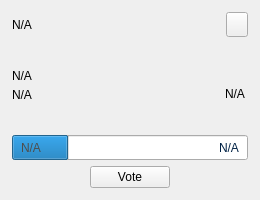
<?xml version="1.0" encoding="UTF-8"?>
<ui version="4.0">
 <class>ProposalCard</class>
 <widget class="QWidget" name="ProposalCard">
  <property name="geometry">
   <rect>
    <x>0</x>
    <y>0</y>
    <width>260</width>
    <height>200</height>
   </rect>
  </property>
  <property name="sizePolicy">
   <sizepolicy hsizetype="MinimumExpanding" vsizetype="MinimumExpanding">
    <horstretch>0</horstretch>
    <verstretch>0</verstretch>
   </sizepolicy>
  </property>
  <property name="minimumSize">
   <size>
    <width>260</width>
    <height>200</height>
   </size>
  </property>
  <property name="maximumSize">
   <size>
    <width>330</width>
    <height>200</height>
   </size>
  </property>
  <layout class="QVBoxLayout" name="verticalLayout_1">
   <property name="spacing">
    <number>0</number>
   </property>
   <property name="leftMargin">
    <number>0</number>
   </property>
   <property name="topMargin">
    <number>0</number>
   </property>
   <property name="rightMargin">
    <number>0</number>
   </property>
   <property name="bottomMargin">
    <number>0</number>
   </property>
   <item>
    <widget class="QWidget" name="card" native="true">
     <property name="sizePolicy">
      <sizepolicy hsizetype="Preferred" vsizetype="Minimum">
       <horstretch>0</horstretch>
       <verstretch>0</verstretch>
      </sizepolicy>
     </property>
     <property name="minimumSize">
      <size>
       <width>0</width>
       <height>200</height>
      </size>
     </property>
     <property name="styleSheet">
      <string notr="true"/>
     </property>
     <layout class="QVBoxLayout" name="verticalLayout_2" stretch="4,4,2,4">
      <property name="leftMargin">
       <number>12</number>
      </property>
      <property name="topMargin">
       <number>12</number>
      </property>
      <property name="rightMargin">
       <number>12</number>
      </property>
      <property name="bottomMargin">
       <number>12</number>
      </property>
      <item>
       <layout class="QHBoxLayout" name="horizontalLayout_1">
        <property name="spacing">
         <number>0</number>
        </property>
        <item>
         <widget class="QLabel" name="labelPropName">
          <property name="text">
           <string notr="true">N/A</string>
          </property>
         </widget>
        </item>
        <item>
         <spacer name="horizontalSpacer_1">
          <property name="orientation">
           <enum>Qt::Horizontal</enum>
          </property>
          <property name="sizeHint" stdset="0">
           <size>
            <width>40</width>
            <height>20</height>
           </size>
          </property>
         </spacer>
        </item>
        <item>
         <widget class="QPushButton" name="btnLink">
          <property name="sizePolicy">
           <sizepolicy hsizetype="Fixed" vsizetype="Fixed">
            <horstretch>0</horstretch>
            <verstretch>0</verstretch>
           </sizepolicy>
          </property>
          <property name="maximumSize">
           <size>
            <width>22</width>
            <height>25</height>
           </size>
          </property>
          <property name="cursor">
           <cursorShape>PointingHandCursor</cursorShape>
          </property>
          <property name="focusPolicy">
           <enum>Qt::NoFocus</enum>
          </property>
          <property name="text">
           <string/>
          </property>
         </widget>
        </item>
       </layout>
      </item>
      <item>
       <widget class="QWidget" name="widget" native="true">
        <layout class="QHBoxLayout" name="horizontalLayout_2">
         <property name="spacing">
          <number>0</number>
         </property>
         <property name="leftMargin">
          <number>0</number>
         </property>
         <property name="topMargin">
          <number>0</number>
         </property>
         <property name="rightMargin">
          <number>0</number>
         </property>
         <property name="bottomMargin">
          <number>0</number>
         </property>
         <item>
          <widget class="QWidget" name="containerAmount" native="true">
           <property name="sizePolicy">
            <sizepolicy hsizetype="Preferred" vsizetype="Fixed">
             <horstretch>0</horstretch>
             <verstretch>0</verstretch>
            </sizepolicy>
           </property>
           <layout class="QVBoxLayout" name="verticalLayout_3">
            <property name="spacing">
             <number>5</number>
            </property>
            <property name="sizeConstraint">
             <enum>QLayout::SetMinimumSize</enum>
            </property>
            <property name="leftMargin">
             <number>0</number>
            </property>
            <property name="topMargin">
             <number>0</number>
            </property>
            <property name="rightMargin">
             <number>0</number>
            </property>
            <property name="bottomMargin">
             <number>0</number>
            </property>
            <item alignment="Qt::AlignBottom">
             <widget class="QLabel" name="labelPropAmount">
              <property name="text">
               <string notr="true">N/A</string>
              </property>
             </widget>
            </item>
            <item>
             <widget class="QLabel" name="labelPropMonths">
              <property name="text">
               <string notr="true">N/A</string>
              </property>
             </widget>
            </item>
           </layout>
          </widget>
         </item>
         <item>
          <spacer name="horizontalSpacer_2">
           <property name="orientation">
            <enum>Qt::Horizontal</enum>
           </property>
           <property name="sizeHint" stdset="0">
            <size>
             <width>40</width>
             <height>20</height>
            </size>
           </property>
          </spacer>
         </item>
         <item alignment="Qt::AlignVCenter">
          <widget class="QLabel" name="labelStatus">
           <property name="styleSheet">
            <string notr="true">margin-top:16;</string>
           </property>
           <property name="text">
            <string notr="true">N/A</string>
           </property>
          </widget>
         </item>
        </layout>
       </widget>
      </item>
      <item>
       <widget class="QWidget" name="containerVotes" native="true">
        <property name="sizePolicy">
         <sizepolicy hsizetype="Preferred" vsizetype="Fixed">
          <horstretch>0</horstretch>
          <verstretch>0</verstretch>
         </sizepolicy>
        </property>
        <layout class="QGridLayout" name="gridLayout">
         <property name="leftMargin">
          <number>0</number>
         </property>
         <property name="topMargin">
          <number>0</number>
         </property>
         <property name="rightMargin">
          <number>0</number>
         </property>
         <property name="bottomMargin">
          <number>0</number>
         </property>
         <property name="spacing">
          <number>0</number>
         </property>
         <item row="0" column="0">
          <widget class="QProgressBar" name="votesBar">
           <property name="sizePolicy">
            <sizepolicy hsizetype="Expanding" vsizetype="Expanding">
             <horstretch>0</horstretch>
             <verstretch>0</verstretch>
            </sizepolicy>
           </property>
           <property name="minimumSize">
            <size>
             <width>0</width>
             <height>25</height>
            </size>
           </property>
           <property name="font">
            <font>
             <stylestrategy>NoAntialias</stylestrategy>
            </font>
           </property>
           <property name="value">
            <number>24</number>
           </property>
           <property name="textVisible">
            <bool>false</bool>
           </property>
          </widget>
         </item>
         <item row="0" column="0">
          <widget class="QWidget" name="containerText" native="true">
           <property name="minimumSize">
            <size>
             <width>0</width>
             <height>0</height>
            </size>
           </property>
           <layout class="QHBoxLayout" name="horizontalLayout_3">
            <property name="spacing">
             <number>0</number>
            </property>
            <property name="topMargin">
             <number>0</number>
            </property>
            <property name="bottomMargin">
             <number>0</number>
            </property>
            <item>
             <widget class="QLabel" name="labelNo">
              <property name="styleSheet">
               <string notr="true">color:#4D4D4D;</string>
              </property>
              <property name="text">
               <string notr="true">N/A</string>
              </property>
             </widget>
            </item>
            <item>
             <spacer name="horizontalSpacer_3">
              <property name="orientation">
               <enum>Qt::Horizontal</enum>
              </property>
              <property name="sizeHint" stdset="0">
               <size>
                <width>93</width>
                <height>20</height>
               </size>
              </property>
             </spacer>
            </item>
            <item>
             <widget class="QLabel" name="labelYes">
              <property name="styleSheet">
               <string notr="true">color:#002144;</string>
              </property>
              <property name="text">
               <string notr="true">N/A</string>
              </property>
             </widget>
            </item>
           </layout>
          </widget>
         </item>
        </layout>
       </widget>
      </item>
      <item>
       <layout class="QHBoxLayout" name="horizontalLayout_4">
        <item>
         <spacer name="horizontalSpacer_4">
          <property name="orientation">
           <enum>Qt::Horizontal</enum>
          </property>
          <property name="sizeHint" stdset="0">
           <size>
            <width>40</width>
            <height>20</height>
           </size>
          </property>
         </spacer>
        </item>
        <item>
         <widget class="QPushButton" name="btnVote">
          <property name="minimumSize">
           <size>
            <width>80</width>
            <height>0</height>
           </size>
          </property>
          <property name="focusPolicy">
           <enum>Qt::NoFocus</enum>
          </property>
          <property name="styleSheet">
           <string notr="true"/>
          </property>
          <property name="text">
           <string>Vote</string>
          </property>
         </widget>
        </item>
        <item>
         <spacer name="horizontalSpacer_5">
          <property name="orientation">
           <enum>Qt::Horizontal</enum>
          </property>
          <property name="sizeHint" stdset="0">
           <size>
            <width>40</width>
            <height>20</height>
           </size>
          </property>
         </spacer>
        </item>
       </layout>
      </item>
     </layout>
    </widget>
   </item>
  </layout>
 </widget>
 <resources/>
 <connections/>
</ui>
